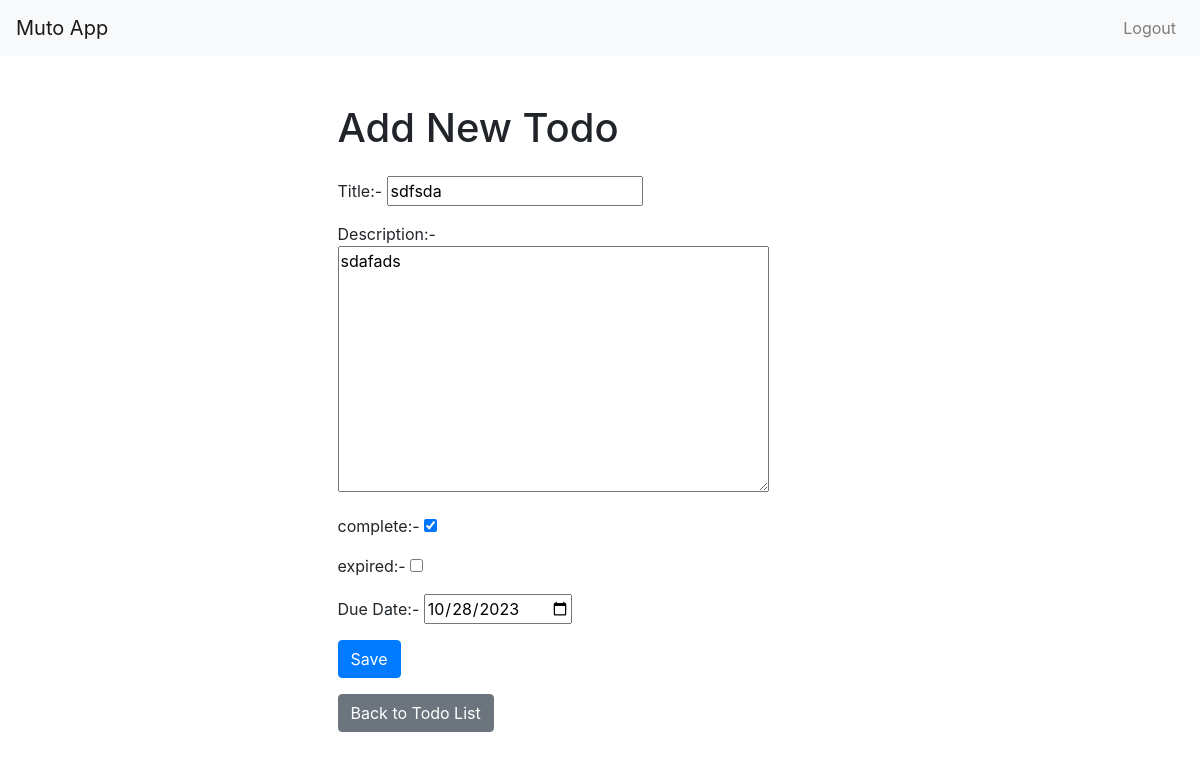
Before: /todos/edit/15 (signed in) with the older database file.
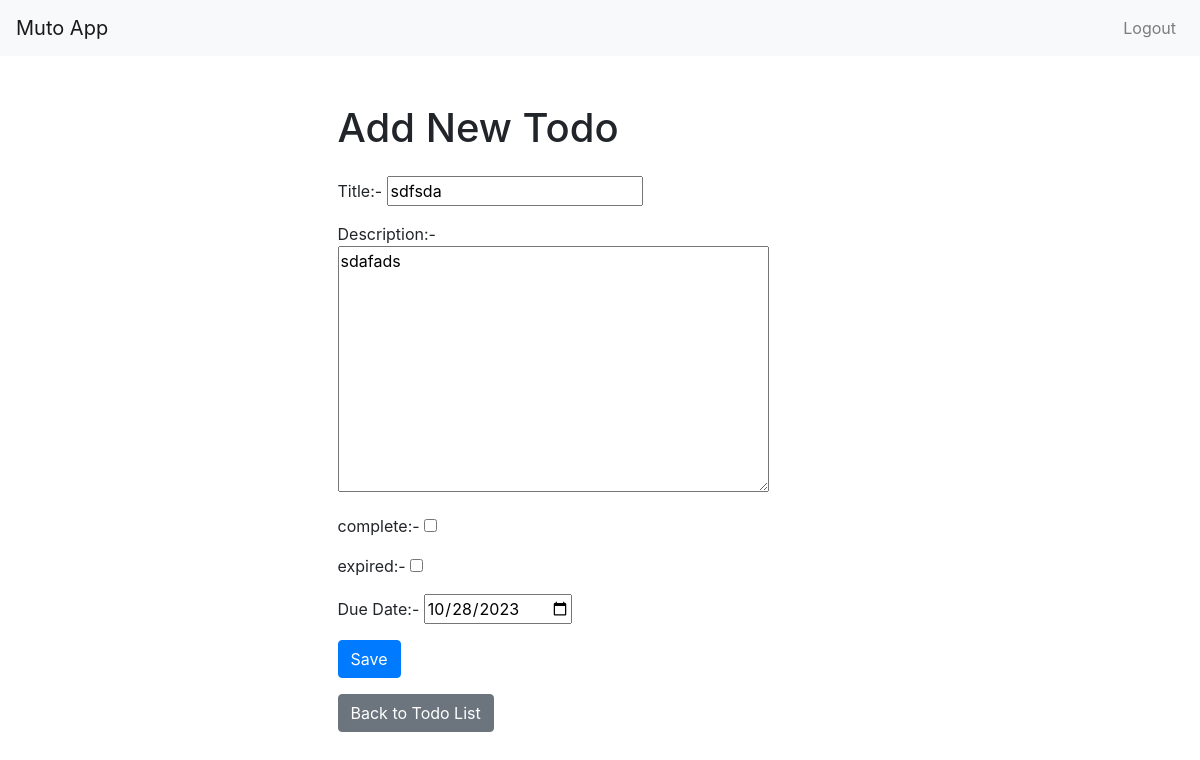
After: the same page with the newer database file.
### todos/models.py (models this page shows, shortened)
class Task(models.Model):
    user = models.ForeignKey(
        User, on_delete=models.CASCADE, null=True, blank=True)
    title = models.CharField(max_length=200)
    description = models.TextField(null=True, blank=True)
    complete = models.BooleanField(default=False)
    expired = models.BooleanField(default=False)
    created = models.DateTimeField(auto_now_add=True)
    dueDate = models.DateField(null=True, blank=True)
    objects = TaskManager()
    class Meta:
        order_with_respect_to = 'user'

### todos/views.py (the view)
# urls.py: path('edit/<int:task_id>', views.edit_todo, name="edit_todo"),
def edit_todo(request, task_id):
    task = get_object_or_404(Task, pk=task_id)
    if task.user != request.user:
        return HttpResponseForbidden("You don't have permission to edit this task.")
    if request.method == 'POST':
        form = TaskForm(request.POST, instance=task)  # Use your TaskForm if you have one
        if form.is_valid():
            updated_task = form.save()
            return redirect('todos')
    else:
        form = TaskForm(instance=task)  # Use your TaskForm if you have one
    return render(request, 'add_todo.html', {'form': form})

### todos/forms.py (shortened to what this page needs)
class TaskForm(forms.ModelForm):
    def __init__(self, user=None, *args, **kwargs):
        super(TaskForm, self).__init__(*args, **kwargs)
        self.user = user
    class Meta:
        model = Task
        fields = ['title', 'description', 'complete', 'expired', 'dueDate']
        widgets = {
            'dueDate': DateInput(attrs={'type': 'date', 'format': '%m-%d-%Y'}),
        }

### todos/templates/add_todo.html (shortened to what this page needs)
{% extends 'base.html' %} {% block content %}
<div class="container mt-5">
  <div class="row justify-content-center">
    <div class="col-md-6">
      <h1 class="mb-4">Add New Todo</h1>
      <form method="post">
        <div class="form-group">Title:- {{ form.title }}</div>
        <div class="form-group">Description:- <br />{{ form.description }}</div>
        <div class="form-group">complete:- {{ form.complete }}</div>
        <div class="form-group">expired:- {{ form.expired }}</div>
        <div class="form-group">Due Date:- {{ form.dueDate }}</div>
        <button type="submit" class="btn btn-primary">Save</button>
      </form>
      <a href="{% url 'todos' %}" class="btn btn-secondary mt-3"
        >Back to Todo List</a
      >
    </div>
  </div>
</div>
{% endblock %}

Changed rows visible on the page:
changed Task "sdfsda": complete "☑" → "☐"
